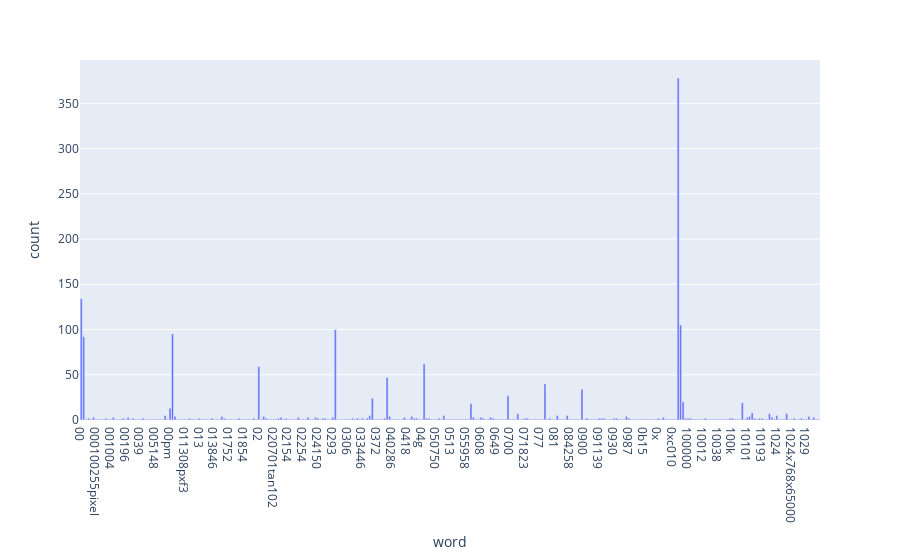

The notebook cell this image was saved under:
### Markdown cell above
### Exercise 13

### Code cell
term_frequencies = []
for j in range(0,X_counts.shape[1]):
    term_frequencies.append(sum(X_counts[:,j].toarray()))

term_frequencies = np.asarray(X_counts.sum(axis=0))[0]

# Answer here

freq_list = term_frequencies[:300].tolist()
word = count_vect.get_feature_names()[:300]
count = freq_list

df = pd.DataFrame({'word':word, 'count':count})
#print(df)
#print(df['count'])

fig = px.bar(df, x='word', y='count')
fig.update_layout(xaxis_type='category')

fig.show()

### Figure 1 — Plotly figure (JSON) as saved in the notebook; plotly's stock layout.template omitted (floating-point values rounded to 4 significant figures; data arrays with more than 128 entries replaced by an {"elided": "..."} marker saying what was removed)
{"data": [{"alignmentgroup": "True", "hovertemplate": "word=%{x}<br>count=%{y}<extra></extra>", "legendgroup": "", "marker": {"color": "#636efa"}, "name": "", "offsetgroup": "", "orientation": "v", "showlegend": false, "textposition": "auto", "type": "bar", "x": {"elided": "300 str values"}, "xaxis": "x", "y": {"elided": "300 int values"}, "yaxis": "y"}], "layout": {"barmode": "relative", "legend": {"tracegroupgap": 0}, "margin": {"t": 60}, "xaxis": {"anchor": "y", "domain": [0, 1], "title": {"text": "word"}, "type": "category"}, "yaxis": {"anchor": "x", "domain": [0, 1], "title": {"text": "count"}}}}
